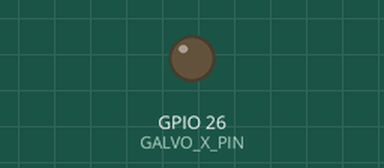
Simulated run of this sketch. Board: ESP32. Parts: output pins drawn as LEDs (lit = HIGH).

Above: at 0.0 s.
At 39.75 s:
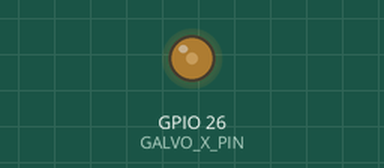
Timing chart, 0 to 40.0 s (numbered marks = the images above):
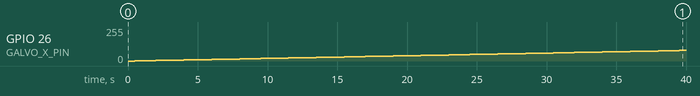

Measured:
- by itself, GPIO 26 (GALVO_X_PIN): moves from 0/255 to 79/255 over 39.0 s

The sketch:

laser_projector.ino
```cpp
#define GALVO_Y_PIN 25
#define GALVO_X_PIN 26

void setup() {
  Serial.begin(115200);
  // pinMode(GALVO_Y_PIN, OUTPUT);
  // pinMode(GALVO_X_PIN, OUTPUT);
}

void loop() {
 for (int i = 0; i <= 255; i++) {
   dacWrite(GALVO_X_PIN, i);
   delay(500);
 }

 // while (true) {
 //   for (int dutyCycle = 0; dutyCycle <= 10000; dutyCycle++) {
 //    analogWrite(galvo_x_pin, dutyCycle / 255);
 //    delay(delay_ms);
 //   }
 // }
}
```
